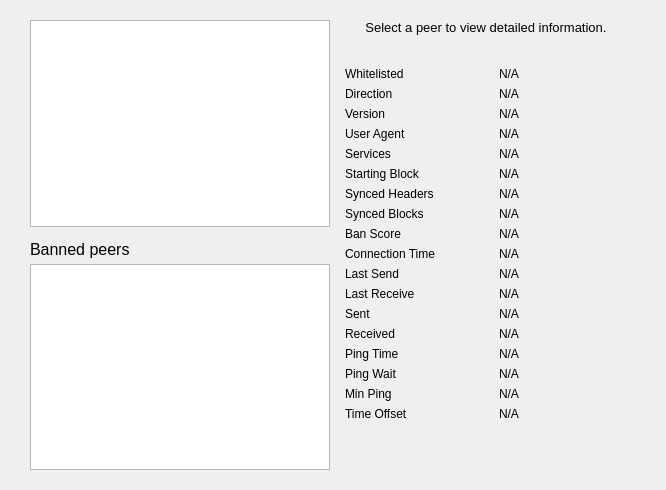
     <widget class="QWidget" name="tab_peers">
      <attribute name="title">
       <string>&amp;Peers</string>
      </attribute>
      <layout class="QGridLayout" name="gridLayout_2">
       <property name="leftMargin">
        <number>30</number>
       </property>
       <property name="topMargin">
        <number>20</number>
       </property>
       <property name="rightMargin">
        <number>30</number>
       </property>
       <property name="bottomMargin">
        <number>20</number>
       </property>
       <item row="0" column="0" rowspan="2">
        <layout class="QVBoxLayout" name="verticalLayout_101">
         <property name="spacing">
          <number>0</number>
         </property>
         <item>
          <widget class="QTableView" name="peerWidget">
           <property name="horizontalScrollBarPolicy">
            <enum>Qt::ScrollBarAsNeeded</enum>
           </property>
           <property name="tabKeyNavigation">
            <bool>false</bool>
           </property>
           <property name="sortingEnabled">
            <bool>true</bool>
           </property>
           <attribute name="horizontalHeaderHighlightSections">
            <bool>false</bool>
           </attribute>
          </widget>
         </item>
         <item>
          <widget class="QLabel" name="banHeading">
           <property name="sizePolicy">
            <sizepolicy hsizetype="Preferred" vsizetype="Minimum">
             <horstretch>0</horstretch>
             <verstretch>0</verstretch>
            </sizepolicy>
           </property>
           <property name="minimumSize">
            <size>
             <width>300</width>
             <height>32</height>
            </size>
           </property>
           <property name="maximumSize">
            <size>
             <width>16777215</width>
             <height>32</height>
            </size>
           </property>
           <property name="font">
            <font>
             <pointsize>12</pointsize>
            </font>
           </property>
           <property name="cursor">
            <cursorShape>IBeamCursor</cursorShape>
           </property>
           <property name="text">
            <string>Banned peers</string>
           </property>
           <property name="alignment">
            <set>Qt::AlignBottom|Qt::AlignLeading|Qt::AlignLeft</set>
           </property>
           <property name="wordWrap">
            <bool>true</bool>
           </property>
           <property name="textInteractionFlags">
            <set>Qt::NoTextInteraction</set>
           </property>
          </widget>
         </item>
         <item>
          <spacer name="verticalSpacer_7">
           <property name="orientation">
            <enum>Qt::Vertical</enum>
           </property>
           <property name="sizeType">
            <enum>QSizePolicy::Fixed</enum>
           </property>
           <property name="sizeHint" stdset="0">
            <size>
             <width>20</width>
             <height>5</height>
            </size>
           </property>
          </spacer>
         </item>
         <item>
          <widget class="QTableView" name="banlistWidget">
           <property name="sizePolicy">
            <sizepolicy hsizetype="Expanding" vsizetype="Expanding">
             <horstretch>0</horstretch>
             <verstretch>0</verstretch>
            </sizepolicy>
           </property>
           <property name="horizontalScrollBarPolicy">
            <enum>Qt::ScrollBarAsNeeded</enum>
           </property>
           <property name="tabKeyNavigation">
            <bool>false</bool>
           </property>
           <property name="sortingEnabled">
            <bool>true</bool>
           </property>
           <attribute name="horizontalHeaderHighlightSections">
            <bool>false</bool>
           </attribute>
          </widget>
         </item>
        </layout>
       </item>
       <item row="0" column="1">
        <widget class="QLabel" name="peerHeading">
         <property name="sizePolicy">
          <sizepolicy hsizetype="Preferred" vsizetype="Minimum">
           <horstretch>0</horstretch>
           <verstretch>0</verstretch>
          </sizepolicy>
         </property>
         <property name="minimumSize">
          <size>
           <width>300</width>
           <height>32</height>
          </size>
         </property>
         <property name="font">
          <font>
           <pointsize>10</pointsize>
          </font>
         </property>
         <property name="cursor">
          <cursorShape>IBeamCursor</cursorShape>
         </property>
         <property name="text">
          <string>Select a peer to view detailed information.</string>
         </property>
         <property name="alignment">
          <set>Qt::AlignHCenter|Qt::AlignTop</set>
         </property>
         <property name="wordWrap">
          <bool>true</bool>
         </property>
         <property name="textInteractionFlags">
          <set>Qt::LinksAccessibleByMouse|Qt::TextSelectableByKeyboard|Qt::TextSelectableByMouse</set>
         </property>
        </widget>
       </item>
       <item row="1" column="1">
        <widget class="QWidget" name="detailWidget" native="true">
         <property name="minimumSize">
          <size>
           <width>300</width>
           <height>0</height>
          </size>
         </property>
         <layout class="QGridLayout" name="gridLayout_3">
          <item row="0" column="0">
           <widget class="QLabel" name="label_30">
            <property name="text">
             <string>Whitelisted</string>
            </property>
           </widget>
          </item>
          <item row="0" column="2">
           <widget class="QLabel" name="peerWhitelisted">
            <property name="cursor">
             <cursorShape>IBeamCursor</cursorShape>
            </property>
            <property name="text">
             <string>N/A</string>
            </property>
            <property name="textFormat">
             <enum>Qt::PlainText</enum>
            </property>
            <property name="textInteractionFlags">
             <set>Qt::LinksAccessibleByMouse|Qt::TextSelectableByKeyboard|Qt::TextSelectableByMouse</set>
            </property>
           </widget>
          </item>
          <item row="1" column="0">
           <widget class="QLabel" name="label_23">
            <property name="text">
             <string>Direction</string>
            </property>
           </widget>
          </item>
          <item row="1" column="2">
           <widget class="QLabel" name="peerDirection">
            <property name="cursor">
             <cursorShape>IBeamCursor</cursorShape>
            </property>
            <property name="text">
             <string>N/A</string>
            </property>
            <property name="textFormat">
             <enum>Qt::PlainText</enum>
            </property>
            <property name="textInteractionFlags">
             <set>Qt::LinksAccessibleByMouse|Qt::TextSelectableByKeyboard|Qt::TextSelectableByMouse</set>
            </property>
           </widget>
          </item>
          <item row="2" column="0">
           <widget class="QLabel" name="label_21">
            <property name="text">
             <string>Version</string>
            </property>
           </widget>
          </item>
          <item row="2" column="2">
           <widget class="QLabel" name="peerVersion">
            <property name="cursor">
             <cursorShape>IBeamCursor</cursorShape>
            </property>
            <property name="text">
             <string>N/A</string>
            </property>
            <property name="textFormat">
             <enum>Qt::PlainText</enum>
            </property>
            <property name="textInteractionFlags">
             <set>Qt::LinksAccessibleByMouse|Qt::TextSelectableByKeyboard|Qt::TextSelectableByMouse</set>
            </property>
           </widget>
          </item>
          <item row="3" column="0">
           <widget class="QLabel" name="label_28">
            <property name="text">
             <string>User Agent</string>
            </property>
           </widget>
          </item>
          <item row="3" column="2">
           <widget class="QLabel" name="peerSubversion">
            <property name="cursor">
             <cursorShape>IBeamCursor</cursorShape>
            </property>
            <property name="text">
             <string>N/A</string>
            </property>
            <property name="textFormat">
             <enum>Qt::PlainText</enum>
            </property>
            <property name="textInteractionFlags">
             <set>Qt::LinksAccessibleByMouse|Qt::TextSelectableByKeyboard|Qt::TextSelectableByMouse</set>
            </property>
           </widget>
          </item>
          <item row="4" column="0">
           <widget class="QLabel" name="label_4">
            <property name="text">
             <string>Services</string>
            </property>
           </widget>
          </item>
          <item row="4" column="2">
           <widget class="QLabel" name="peerServices">
            <property name="cursor">
             <cursorShape>IBeamCursor</cursorShape>
            </property>
            <property name="text">
             <string>N/A</string>
            </property>
            <property name="textFormat">
             <enum>Qt::PlainText</enum>
            </property>
            <property name="textInteractionFlags">
             <set>Qt::LinksAccessibleByMouse|Qt::TextSelectableByKeyboard|Qt::TextSelectableByMouse</set>
            </property>
           </widget>
          </item>
          <item row="5" column="0">
           <widget class="QLabel" name="label_29">
            <property name="text">
             <string>Starting Block</string>
            </property>
           </widget>
          </item>
          <item row="5" column="2">
           <widget class="QLabel" name="peerHeight">
            <property name="cursor">
             <cursorShape>IBeamCursor</cursorShape>
            </property>
            <property name="text">
             <string>N/A</string>
            </property>
            <property name="textFormat">
             <enum>Qt::PlainText</enum>
            </property>
            <property name="textInteractionFlags">
             <set>Qt::LinksAccessibleByMouse|Qt::TextSelectableByKeyboard|Qt::TextSelectableByMouse</set>
            </property>
           </widget>
          </item>
          <item row="6" column="0">
           <widget class="QLabel" name="label_27">
            <property name="text">
             <string>Synced Headers</string>
            </property>
           </widget>
          </item>
          <item row="6" column="2">
           <widget class="QLabel" name="peerSyncHeight">
            <property name="cursor">
             <cursorShape>IBeamCursor</cursorShape>
            </property>
            <property name="text">
             <string>N/A</string>
            </property>
            <property name="textFormat">
             <enum>Qt::PlainText</enum>
            </property>
            <property name="textInteractionFlags">
             <set>Qt::LinksAccessibleByMouse|Qt::TextSelectableByKeyboard|Qt::TextSelectableByMouse</set>
            </property>
           </widget>
          </item>
          <item row="7" column="0">
           <widget class="QLabel" name="label_25">
            <property name="text">
             <string>Synced Blocks</string>
            </property>
           </widget>
          </item>
          <item row="7" column="2">
           <widget class="QLabel" name="peerCommonHeight">
            <property name="cursor">
             <cursorShape>IBeamCursor</cursorShape>
            </property>
            <property name="text">
             <string>N/A</string>
            </property>
            <property name="textFormat">
             <enum>Qt::PlainText</enum>
            </property>
            <property name="textInteractionFlags">
             <set>Qt::LinksAccessibleByMouse|Qt::TextSelectableByKeyboard|Qt::TextSelectableByMouse</set>
            </property>
           </widget>
          </item>
          <item row="8" column="0">
           <widget class="QLabel" name="label_24">
            <property name="text">
             <string>Ban Score</string>
            </property>
           </widget>
          </item>
          <item row="8" column="2">
           <widget class="QLabel" name="peerBanScore">
            <property name="cursor">
             <cursorShape>IBeamCursor</cursorShape>
            </property>
            <property name="text">
             <string>N/A</string>
            </property>
            <property name="textFormat">
             <enum>Qt::PlainText</enum>
            </property>
            <property name="textInteractionFlags">
             <set>Qt::LinksAccessibleByMouse|Qt::TextSelectableByKeyboard|Qt::TextSelectableByMouse</set>
            </property>
           </widget>
          </item>
          <item row="9" column="0">
           <widget class="QLabel" name="label_22">
            <property name="text">
             <string>Connection Time</string>
            </property>
           </widget>
          </item>
          <item row="9" column="2">
           <widget class="QLabel" name="peerConnTime">
            <property name="cursor">
             <cursorShape>IBeamCursor</cursorShape>
            </property>
            <property name="text">
             <string>N/A</string>
            </property>
            <property name="textFormat">
             <enum>Qt::PlainText</enum>
            </property>
            <property name="textInteractionFlags">
             <set>Qt::LinksAccessibleByMouse|Qt::TextSelectableByKeyboard|Qt::TextSelectableByMouse</set>
            </property>
           </widget>
          </item>
          <item row="10" column="0">
           <widget class="QLabel" name="label_15">
            <property name="text">
             <string>Last Send</string>
            </property>
           </widget>
          </item>
          <item row="10" column="2">
           <widget class="QLabel" name="peerLastSend">
            <property name="cursor">
             <cursorShape>IBeamCursor</cursorShape>
            </property>
            <property name="text">
             <string>N/A</string>
            </property>
            <property name="textFormat">
             <enum>Qt::PlainText</enum>
            </property>
            <property name="textInteractionFlags">
             <set>Qt::LinksAccessibleByMouse|Qt::TextSelectableByKeyboard|Qt::TextSelectableByMouse</set>
            </property>
           </widget>
          </item>
          <item row="11" column="0">
           <widget class="QLabel" name="label_19">
            <property name="text">
             <string>Last Receive</string>
            </property>
           </widget>
          </item>
          <item row="11" column="2">
           <widget class="QLabel" name="peerLastRecv">
            <property name="cursor">
             <cursorShape>IBeamCursor</cursorShape>
            </property>
            <property name="text">
             <string>N/A</string>
            </property>
            <property name="textFormat">
             <enum>Qt::PlainText</enum>
            </property>
            <property name="textInteractionFlags">
             <set>Qt::LinksAccessibleByMouse|Qt::TextSelectableByKeyboard|Qt::TextSelectableByMouse</set>
            </property>
           </widget>
          </item>
          <item row="12" column="0">
           <widget class="QLabel" name="label_18">
            <property name="text">
             <string>Sent</string>
            </property>
           </widget>
          </item>
          <item row="12" column="2">
           <widget class="QLabel" name="peerBytesSent">
            <property name="cursor">
             <cursorShape>IBeamCursor</cursorShape>
            </property>
            <property name="text">
             <string>N/A</string>
            </property>
            <property name="textFormat">
             <enum>Qt::PlainText</enum>
            </property>
            <property name="textInteractionFlags">
             <set>Qt::LinksAccessibleByMouse|Qt::TextSelectableByKeyboard|Qt::TextSelectableByMouse</set>
            </property>
           </widget>
          </item>
          <item row="13" column="0">
           <widget class="QLabel" name="label_20">
            <property name="text">
             <string>Received</string>
            </property>
           </widget>
          </item>
          <item row="13" column="2">
           <widget class="QLabel" name="peerBytesRecv">
            <property name="cursor">
             <cursorShape>IBeamCursor</cursorShape>
            </property>
            <property name="text">
             <string>N/A</string>
            </property>
            <property name="textFormat">
             <enum>Qt::PlainText</enum>
            </property>
            <property name="textInteractionFlags">
             <set>Qt::LinksAccessibleByMouse|Qt::TextSelectableByKeyboard|Qt::TextSelectableByMouse</set>
            </property>
           </widget>
          </item>
          <item row="14" column="0">
           <widget class="QLabel" name="label_26">
            <property name="text">
             <string>Ping Time</string>
            </property>
           </widget>
          </item>
          <item row="14" column="2">
           <widget class="QLabel" name="peerPingTime">
            <property name="cursor">
             <cursorShape>IBeamCursor</cursorShape>
            </property>
            <property name="text">
             <string>N/A</string>
            </property>
            <property name="textFormat">
             <enum>Qt::PlainText</enum>
            </property>
            <property name="textInteractionFlags">
             <set>Qt::LinksAccessibleByMouse|Qt::TextSelectableByKeyboard|Qt::TextSelectableByMouse</set>
            </property>
           </widget>
          </item>
          <item row="15" column="0">
           <widget class="QLabel" name="peerPingWaitLabel">
            <property name="toolTip">
             <string>The duration of a currently outstanding ping.</string>
            </property>
            <property name="text">
             <string>Ping Wait</string>
            </property>
           </widget>
          </item>
          <item row="15" column="2">
           <widget class="QLabel" name="peerPingWait">
            <property name="cursor">
             <cursorShape>IBeamCursor</cursorShape>
            </property>
            <property name="text">
             <string>N/A</string>
            </property>
            <property name="textFormat">
             <enum>Qt::PlainText</enum>
            </property>
            <property name="textInteractionFlags">
             <set>Qt::LinksAccessibleByMouse|Qt::TextSelectableByKeyboard|Qt::TextSelectableByMouse</set>
            </property>
           </widget>
          </item>
          <item row="16" column="0">
           <widget class="QLabel" name="peerMinPingLabel">
            <property name="text">
             <string>Min Ping</string>
            </property>
           </widget>
          </item>
          <item row="16" column="2">
           <widget class="QLabel" name="peerMinPing">
            <property name="cursor">
             <cursorShape>IBeamCursor</cursorShape>
            </property>
            <property name="text">
             <string>N/A</string>
            </property>
            <property name="textFormat">
             <enum>Qt::PlainText</enum>
            </property>
            <property name="textInteractionFlags">
             <set>Qt::LinksAccessibleByMouse|Qt::TextSelectableByKeyboard|Qt::TextSelectableByMouse</set>
            </property>
           </widget>
          </item>
          <item row="17" column="0">
           <widget class="QLabel" name="label_timeoffset">
            <property name="text">
             <string>Time Offset</string>
            </property>
           </widget>
          </item>
          <item row="17" column="2">
           <widget class="QLabel" name="timeoffset">
            <property name="cursor">
             <cursorShape>IBeamCursor</cursorShape>
            </property>
            <property name="text">
             <string>N/A</string>
            </property>
            <property name="textFormat">
             <enum>Qt::PlainText</enum>
            </property>
            <property name="textInteractionFlags">
             <set>Qt::LinksAccessibleByMouse|Qt::TextSelectableByKeyboard|Qt::TextSelectableByMouse</set>
            </property>
           </widget>
          </item>
          <item row="18" column="1">
           <spacer name="verticalSpacer_3">
            <property name="orientation">
             <enum>Qt::Vertical</enum>
            </property>
            <property name="sizeHint" stdset="0">
             <size>
              <width>20</width>
              <height>40</height>
             </size>
            </property>
           </spacer>
          </item>
         </layout>
        </widget>
       </item>
      </layout>
     </widget>
